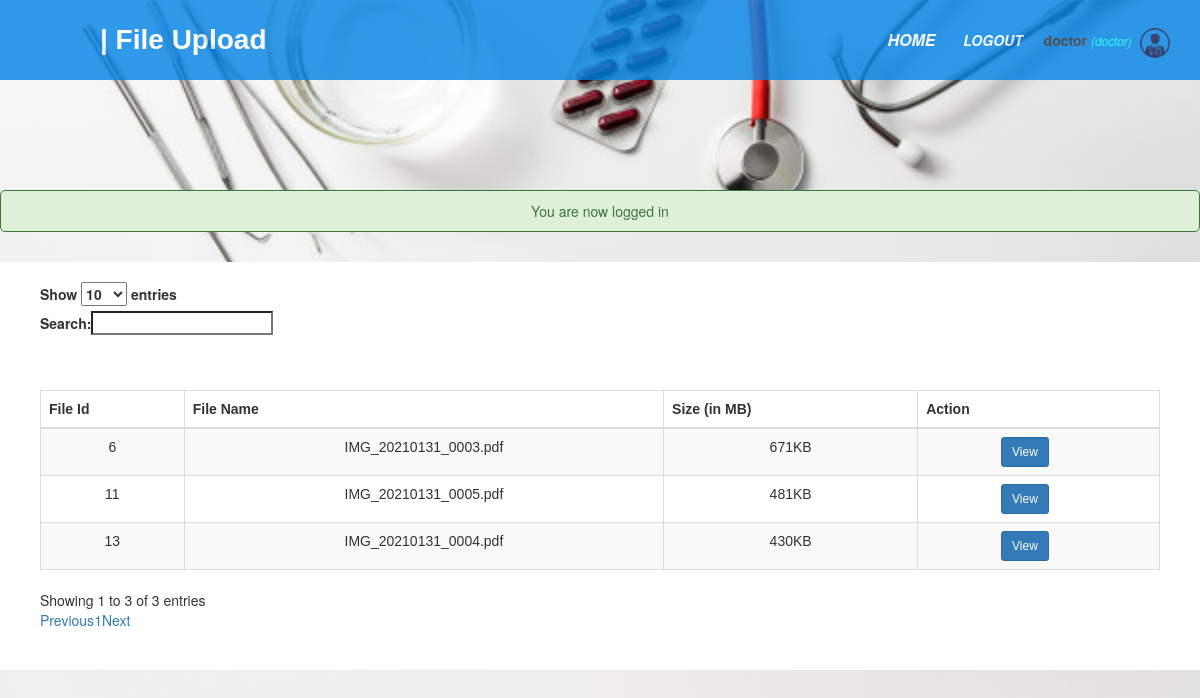
Before: /doctor/file_upload.php?file_upload=2 (signed in) with the older database file.
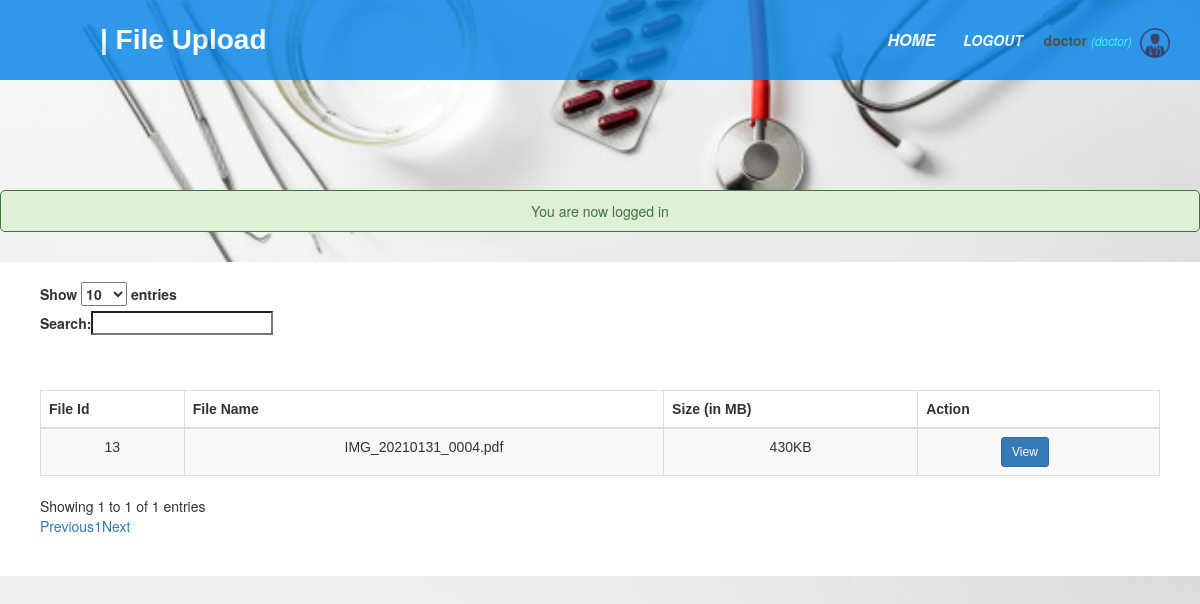
After: the same page with the newer database file.
### tables this page shows
CREATE TABLE IF NOT EXISTS `file` (
  `file_id` int NOT NULL AUTO_INCREMENT,
  `file_name` varchar(200) NOT NULL,
  `file_size` int NOT NULL,
  `p_id` int NOT NULL,
  PRIMARY KEY (`file_id`),
  KEY `p_id` (`p_id`)
);

### doctor/file_upload.php (the view, shortened to what this page needs)
<?php include('function.php');
if (isset($_GET['file_upload'])) {
      $p_id = $_GET['file_upload'];
$rec = "SELECT * FROM file  WHERE p_id='$p_id'";
$resultK = mysqli_query($db, $rec);
$files = mysqli_fetch_all($resultK, MYSQLI_ASSOC);
}
?>
<!DOCTYPE html>
<html>
<head>
	<link rel="stylesheet" type="text/css" href="/pis/css/receptionist/receptionist_home.css">
    <link rel="stylesheet" type="text/css" href="/pis/css/all.css">
	<?php include('link_css.php'); ?>
</head>
<body>
	<nav>
	    <label id="title">| File Upload</label>
	      <ul>
	        <li><a href="doctor_home.php">HOME</a></li>
	        <li><a href="/pis/index.php?logout='1' "style="font-size:14px;" id="logout">logout</a></li>
	        <li>
            <?php  if (isset($_SESSION['user'])) : ?>
                <strong><?php echo $_SESSION['user']['user_type']; ?></strong>
                <small>
                    <i  style="color: cyan;">(<?php echo($_SESSION['user']['user_name']); ?>)</i>
                    <img src="/pis/images/21.png" class="profile_info">
                 </small>
            <?php endif ?>
        </li>
      </ul>
    </nav><br><br><br><br>
    <?php if (isset($_SESSION['message'])):?>
    	<div class="msg">
    	<?php
    		echo $_SESSION['message'];
    	?>
    	</div>
    <?php endif ?>
    <div id="s">
    <table id="allusers" class="table table-striped table-bordered" style="width: 100%">
    	<thead>
    		<tr>
    			<th>File Id</th>
    			<th>File Name</th>
    			<th>Size (in MB)</th>
                <th>Action</th>
    		</tr>
    	</thead>
    	<tbody>
            <?php foreach ($files as $file): ?>
            <tr>
                <td id="a"><?php echo $file['file_id']; ?></td>
                <td id="a"><?php echo $file['file_name']; ?></td>
                <td id="a"><?php echo floor($file['file_size'] / 1000) .'KB'; ?></td>
                <td align="center">
                    <a href="file_upload.php?view_files=<?php echo $file['file_id']; ?>" class="btn btn-primary btn-sm" ><i class="fas fa-edit"></i> View </a> &nbsp;&nbsp;&nbsp;&nbsp;&nbsp;&nbsp;
                </td>
            </tr>
            <?php endforeach;?>
        </tbody>
    </table>
   </div>
</body>
</html>

Changed rows visible on the page:
removed file: file_id "6", file_name "IMG_20210131_0003.pdf", floor($file['file_size']/1000) "671"
removed file: file_id "11", file_name "IMG_20210131_0005.pdf", floor($file['file_size']/1000) "481"
Other visible differences:
text written by a page script: "Show entries Search: Showing 1 to 3 of 3 entries Previous 1 Next" → "Show entries Search: Showing 1 to 1 of 1 entries Previous 1 Next"
